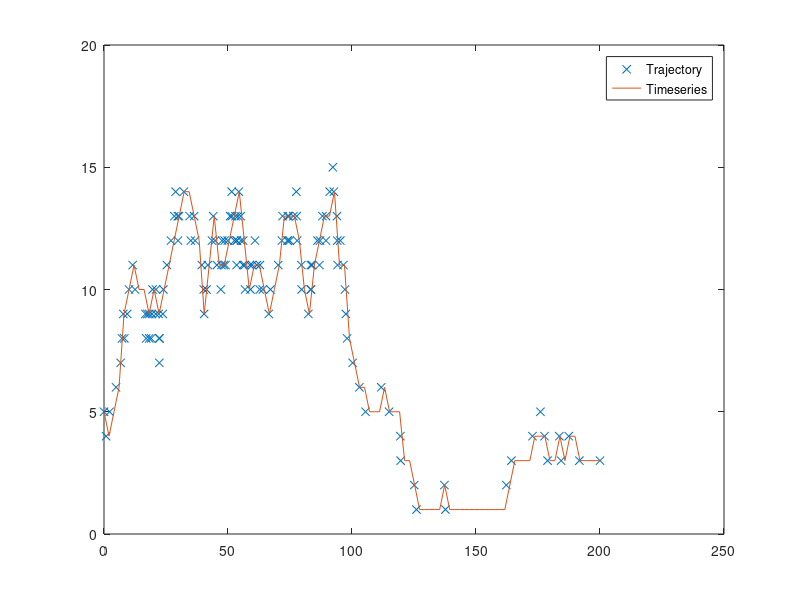

Reproduce this figure in MATLAB.

load SIR_timeseries.csv; 
load SIR_trajectory.csv;

plot (SIR_trajectory(:, 1), SIR_trajectory(:, 2), 'x', SIR_timeseries(:,1), SIR_timeseries(:, 2));
legend ('Trajectory', 'Timeseries');
